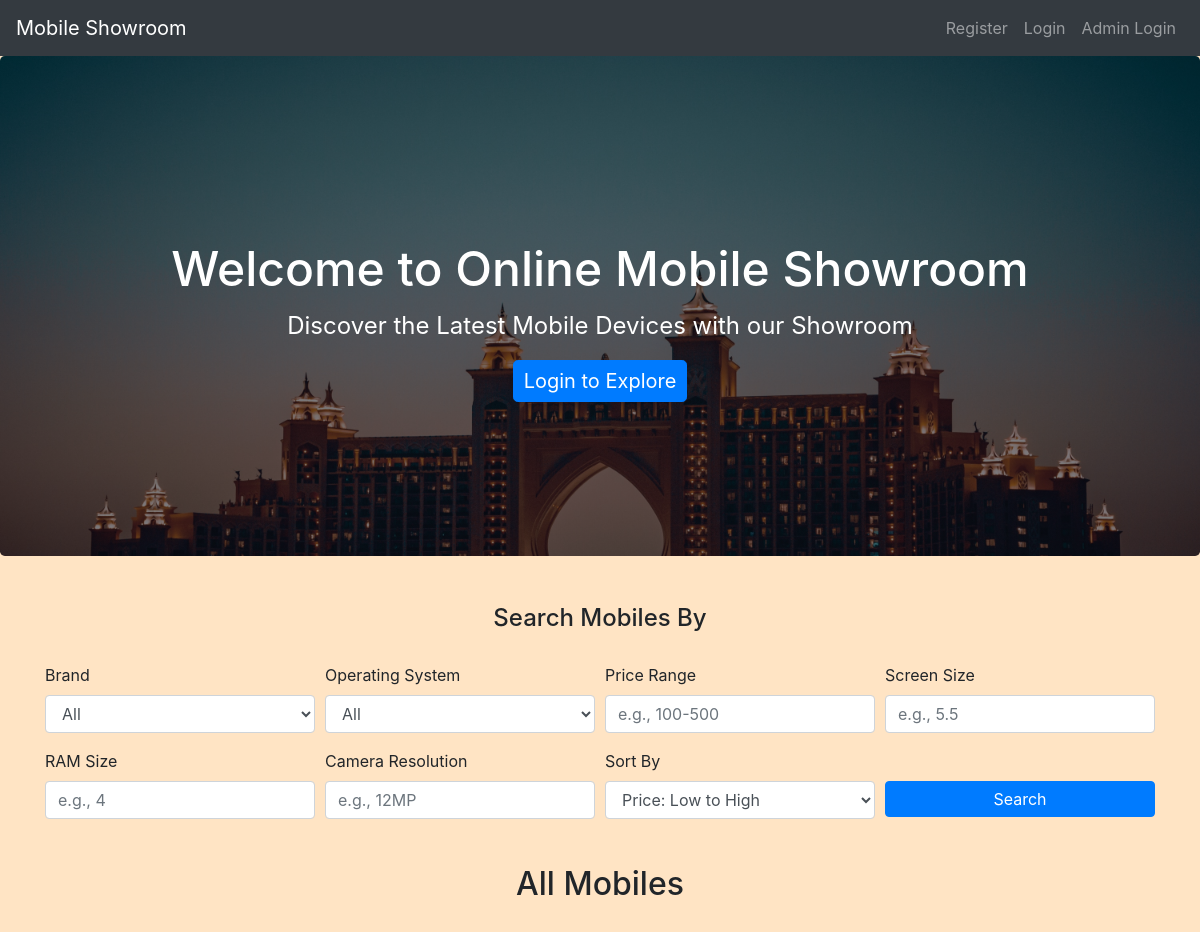
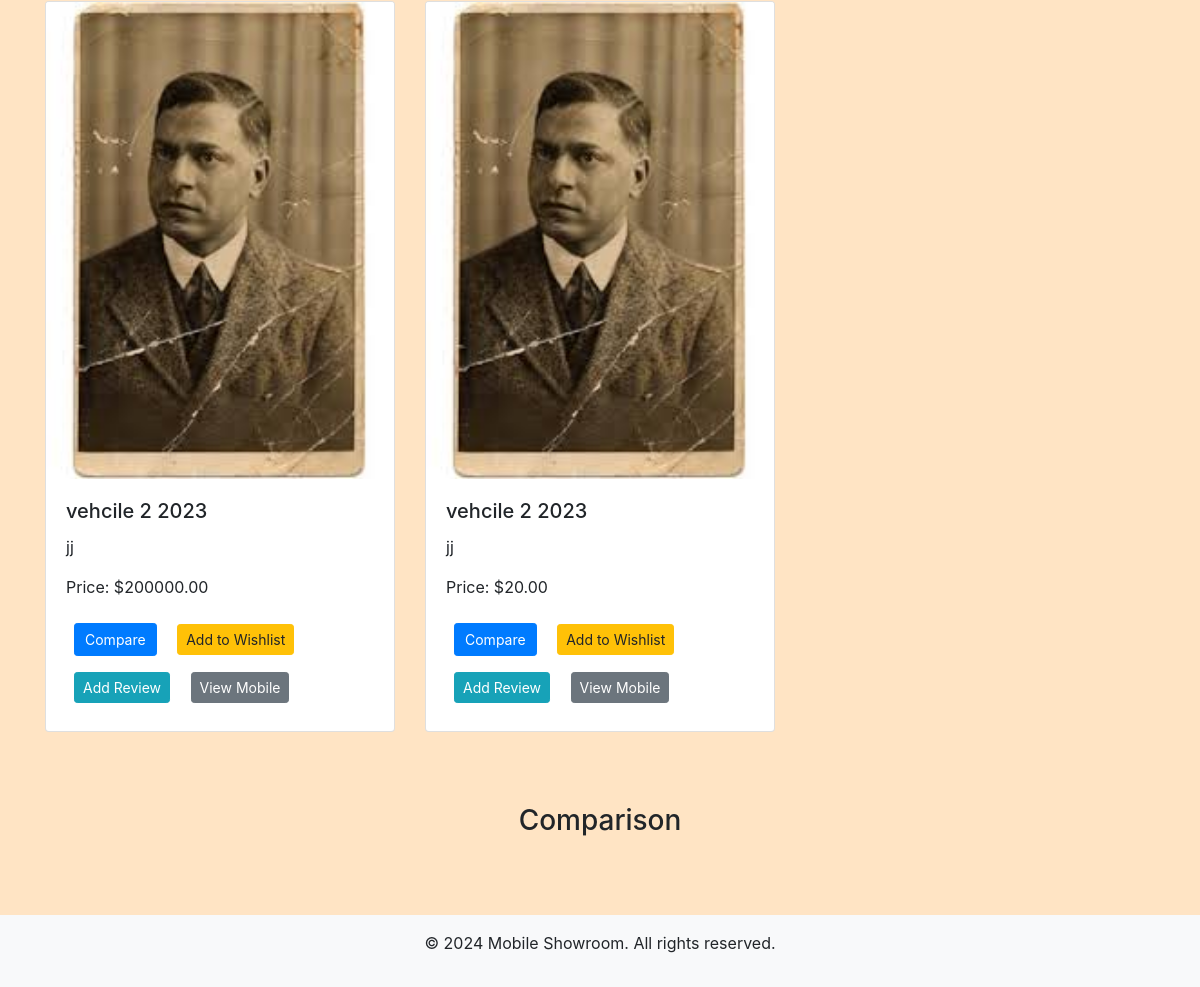
The page / on the database its author committed (2 pictures, top to bottom).
### tables this page shows
CREATE TABLE `mobiles` (
  `mobile_id` int(11) NOT NULL,
  `category_id` int(11) DEFAULT NULL,
  `image` varchar(255) DEFAULT NULL,
  `brand` varchar(50) DEFAULT NULL,
  `model` varchar(50) DEFAULT NULL,
  `price` decimal(10,2) DEFAULT NULL,
  `screen_size` decimal(3,1) DEFAULT NULL,
  `ram_size` int(11) DEFAULT NULL,
  `camera_resolution` varchar(50) DEFAULT NULL,
  `operating_system` varchar(50) DEFAULT NULL,
  `popularity_score` int(11) DEFAULT 0,
  `arrival_date` date DEFAULT NULL,
  `description` text DEFAULT NULL,
  `created_at` timestamp NOT NULL DEFAULT current_timestamp(),
  `updated_at` timestamp NOT NULL DEFAULT current_timestamp() ON UPDATE current_timestamp()
);

### index.php (the view, shortened to what this page needs)
<?php
include('config.php');
$sql = "SELECT Mobiles.*, Categories.name FROM Mobiles INNER JOIN Categories ON Mobiles.category_id = Categories.id";
$result = $conn->query($sql);
?>
<!DOCTYPE html>
<html>
<head>
    <link rel="stylesheet" href="https://maxcdn.bootstrapcdn.com/bootstrap/4.5.2/css/bootstrap.min.css">
    <link rel="stylesheet" href="./css/style.css">
</head>
<body>
<?php
include('navbar.php');
?>
<div class="jumbotron text-center">
    <h1>Welcome to Online Mobile Showroom</h1>
    <p>Discover the Latest Mobile Devices with our Showroom</p>
    <a href="login.php" class="btn btn-primary btn-lg">Login to Explore</a>
</div>
<div class="container mt-5">
<h4>Search Mobiles By</h4>
<form id="search-form" method="get">
        <div class="form-row">
            <div class="form-group col-md-3">
                <label for="brand">Brand</label>
                <select class="form-control" id="brand" name="brand">
                    <option value="">All</option>
                </select>
            </div>
            <div class="form-group col-md-3">
                <label for="os">Operating System</label>
                <select class="form-control" id="os" name="os">
                    <option value="">All</option>
                </select>
            </div>
            <div class="form-group col-md-3">
                <label for="price_range">Price Range</label>
                <input type="text" class="form-control" id="price_range" name="price_range" placeholder="e.g., 100-500">
            </div>
            <div class="form-group col-md-3">
                <label for="screen_size">Screen Size</label>
                <input type="text" class="form-control" id="screen_size" name="screen_size" placeholder="e.g., 5.5">
            </div>
        </div>
        <div class="form-row">
            <div class="form-group col-md-3">
                <label for="ram_size">RAM Size</label>
                <input type="text" class="form-control" id="ram_size" name="ram_size" placeholder="e.g., 4">
            </div>
            <div class="form-group col-md-3">
                <label for="camera_resolution">Camera Resolution</label>
                <input type="text" class="form-control" id="camera_resolution" name="camera_resolution" placeholder="e.g., 12MP">
            </div>
            <div class="form-group col-md-3">
                <label for="sort_by">Sort By</label>
                <select class="form-control" id="sort_by" name="sort_by">
                    <option value="price_asc">Price: Low to High</option>
                </select>
            </div>
            <div class="form-group col-md-3">
                <label for="search">&nbsp;</label>
                <button type="submit" class="btn btn-primary btn-block" id="search">Search</button>
            </div>
        </div>
    </form>
    <h2>All Mobiles</h2>
    <div class="row" id="mobile-list">
        <?php while ($row = $result->fetch_assoc()): ?>
        <div class="col-md-4 mb-4">
            <div class="card">
                <img src="admin/<?php echo $row['image']; ?>" class="card-img-top" alt="Mobile Image">
                <div class="card-body">
                    <h5 class="card-title"><?php echo $row['brand'] . " " . $row['model']; ?></h5>
                    <p class="card-text"><?php echo $row['description']; ?></p>
                    <p class="card-text">Price: $<?php echo $row['price']; ?></p>
                    <button class="btn btn-primary btn-sm compare-btn m-2 " data-id="<?php echo $row['mobile_id']; ?>">Compare</button>
                    <button class="btn btn-warning btn-sm wishlist-btn m-2 " data-id="<?php echo $row['mobile_id']; ?>">Add to Wishlist</button>
                    <button class="btn btn-info btn-sm review-btn m-2 " data-id="<?php echo $row['mobile_id']; ?>">Add Review</button>
                    <a href="view_mobile.php?id=<?php echo $row['mobile_id']; ?>" class=" m-2 btn btn-secondary btn-sm">View Mobile</a>
                </div>
            </div>
        </div>
        <?php endwhile; ?>
    </div>
    <div class="mt-5 mb-5">
        <h3>Comparison</h3>
    </div>
</div>
<footer class="mt-5 py-3 bg-light">
    <div class="container text-center">
        <p>&copy; 2024 Mobile Showroom. All rights reserved.</p>
    </div>
</footer>
</body>
</html>

### navbar.php (shortened to what this page needs)
<nav class="navbar navbar-expand-lg navbar-dark bg-dark">
    <a class="navbar-brand" href="home.php">Mobile Showroom</a>
    <div class="collapse navbar-collapse" id="navbarNav">
        <ul class="navbar-nav ml-auto">
            <?php
            if (isset($_SESSION["id"]) && !empty($_SESSION["id"])) {
                echo '<li class="nav-item"><a class="nav-link" href="home.php">Home</a></li>';
                echo '<li class="nav-item"><a class="nav-link" href="update_profile.php">Update Profile</a></li>';
                echo '<li class="nav-item"><a class="nav-link" href="view_wishlist.php">My Wishlist</a></li>';
                echo '<li class="nav-item"><a class="nav-link" href="contact_support.php">Customer Support</a></li>';
                echo '<li class="nav-item"><a class="nav-link" href="view_messages.php">View Messages</a></li>';
                echo '<li class="nav-item"><a class="nav-link" href="logout.php">Logout</a></li>';
            } else {
                echo '<li class="nav-item"><a class="nav-link" href="register.php">Register</a></li>';
                echo '<li class="nav-item"><a class="nav-link" href="login.php">Login</a></li>';
                echo '<li class="nav-item"><a class="nav-link" href="./admin/admin_login.php">Admin Login</a></li>';
            }
            ?>
        </ul>
    </div>
</nav>

### css/style.css (style rules this page uses)
body { background-color: bisque; }
h1, h2, h3, h4 { text-align: center; margin-top: 30px; margin-bottom: 30px; }
.btn-primary { padding: 5px 10px; }

### index.php (style rules this page uses)
.jumbotron { height: 500px; background-image: linear-gradient(rgba(0, 0, 0, 0.5), rgba(0, 0, 0, 0.5)), url('./images/hotel.jpg'); background-size: cover; color: white; display: flex; flex-direction: column; justify-content: center; align-items: center; }
.jumbotron h1 { font-size: 3rem; margin-bottom: 10px; }
.jumbotron p { font-size: 1.5rem; }

### rows shown on the page
mobiles: image (picture), brand "vehcile 2", model "2023", description "jj", price "200000.00"
mobiles: image (picture), brand "vehcile 2", model "2023", description "jj", price "20.00"
